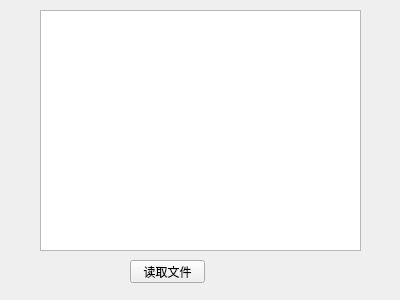
<?xml version="1.0" encoding="UTF-8"?>
<ui version="4.0">
 <class>widget</class>
 <widget class="QWidget" name="widget">
  <property name="geometry">
   <rect>
    <x>0</x>
    <y>0</y>
    <width>400</width>
    <height>300</height>
   </rect>
  </property>
  <property name="windowTitle">
   <string>设备的标准工艺</string>
  </property>
  <widget class="QPushButton" name="pushButton">
   <property name="geometry">
    <rect>
     <x>130</x>
     <y>260</y>
     <width>75</width>
     <height>23</height>
    </rect>
   </property>
   <property name="text">
    <string>读取文件</string>
   </property>
  </widget>
  <widget class="QPlainTextEdit" name="plainTextEdit">
   <property name="geometry">
    <rect>
     <x>40</x>
     <y>10</y>
     <width>321</width>
     <height>241</height>
    </rect>
   </property>
  </widget>
 </widget>
 <resources/>
 <connections>
  <connection>
   <sender>pushButton</sender>
   <signal>clicked()</signal>
   <receiver>widget</receiver>
   <slot>read()</slot>
   <hints>
    <hint type="sourcelabel">
     <x>167</x>
     <y>271</y>
    </hint>
    <hint type="destinationlabel">
     <x>199</x>
     <y>149</y>
    </hint>
   </hints>
  </connection>
 </connections>
 <slots>
  <slot>read()</slot>
 </slots>
</ui>
